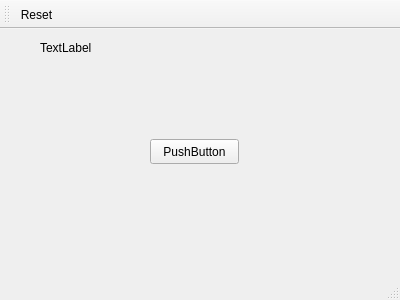
<?xml version="1.0" encoding="UTF-8"?>
<ui version="4.0">
 <class>MainWindow</class>
 <widget class="QMainWindow" name="MainWindow">
  <property name="geometry">
   <rect>
    <x>0</x>
    <y>0</y>
    <width>400</width>
    <height>300</height>
   </rect>
  </property>
  <property name="windowTitle">
   <string>MainWindow</string>
  </property>
  <widget class="QWidget" name="centralWidget">
   <widget class="QPushButton" name="helloPushButton">
    <property name="geometry">
     <rect>
      <x>150</x>
      <y>110</y>
      <width>89</width>
      <height>25</height>
     </rect>
    </property>
    <property name="text">
     <string>PushButton</string>
    </property>
   </widget>
   <widget class="QLabel" name="helloLabel">
    <property name="geometry">
     <rect>
      <x>40</x>
      <y>10</y>
      <width>67</width>
      <height>17</height>
     </rect>
    </property>
    <property name="text">
     <string>TextLabel</string>
    </property>
   </widget>
  </widget>
  <widget class="QMenuBar" name="menuBar">
   <property name="geometry">
    <rect>
     <x>0</x>
     <y>0</y>
     <width>400</width>
     <height>22</height>
    </rect>
   </property>
  </widget>
  <widget class="QToolBar" name="mainToolBar">
   <attribute name="toolBarArea">
    <enum>TopToolBarArea</enum>
   </attribute>
   <attribute name="toolBarBreak">
    <bool>false</bool>
   </attribute>
   <addaction name="actionReset"/>
  </widget>
  <widget class="QStatusBar" name="statusBar"/>
  <action name="actionReset">
   <property name="icon">
    <iconset>
     <normaloff>reset_icon.png</normaloff>reset_icon.png</iconset>
   </property>
   <property name="text">
    <string>Reset</string>
   </property>
   <property name="toolTip">
    <string>Reset</string>
   </property>
  </action>
 </widget>
 <layoutdefault spacing="6" margin="11"/>
 <resources/>
 <connections/>
</ui>
